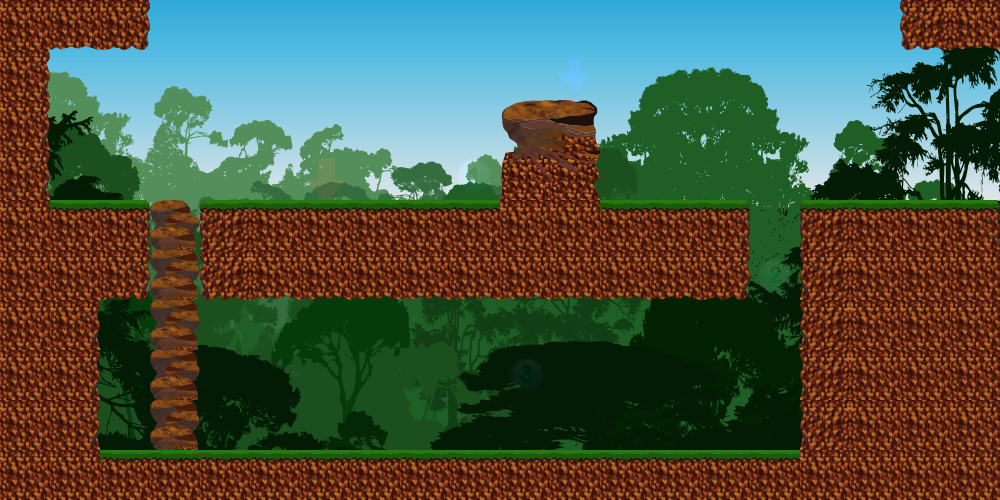

This game map was drawn from its Tiled (.tmx) file and the tilesets committed beside it. A one-line description and the trimmed map source follow:
An orthogonal 20x10 tile map with 50x50 px tiles, 4 tile layers (invisible, back, meio, main), 11 tilesets.

<map version="1.0" orientation="orthogonal" width="20" height="10" tilewidth="50" tileheight="50">
 <tileset firstgid="1" name="spritesheet_tipo2" tilewidth="50" tileheight="50">
  <properties>
   <property name="name" value="ground" />
   <property name="type" value="solid" />
  </properties>
  <image source="../../tilesets/tipo2/spritesheet.png" width="500" height="150" />
  <tile id="1">
   <properties>
    <property name="name" value="ground" />
    <property name="type" value="solid" />
   </properties>
  </tile>
  <tile id="2">
   <properties>
    <property name="name" value="ground" />
    <property name="type" value="solid" />
   </properties>
  </tile>
  <tile id="3">
   <properties>
    <property name="name" value="ground" />
    <property name="type" value="solid" />
   </properties>
  </tile>
  <tile id="4">
   <properties>
    <property name="name" value="ground" />
    <property name="type" value="solid" />
   </properties>
  </tile>
  <tile id="5">
   <properties>
    <property name="name" value="ground" />
    <property name="type" value="solid" />
   </properties>
  </tile>
  <tile id="6">
   <properties>
    <property name="name" value="ground" />
    <property name="type" value="solid" />
   </properties>
  </tile>
  <tile id="7">
   <properties>
    <property name="name" value="ground" />
    <property name="type" value="solid" />
   </properties>
  </tile>
  <tile id="8">
   <properties>
    <property name="name" value="ground" />
    <property name="type" value="solid" />
   </properties>
  </tile>
  <tile id="9">
   <properties>
    <property name="name" value="ground" />
    <property name="type" value="solid" />
   </properties>
  </tile>
  <tile id="10">
   <properties>
    <property name="name" value="ground" />
    <property name="type" value="solid" />
   </properties>
  </tile>
  <tile id="11">
   <properties>
    <property name="name" value="ground" />
    <property name="type" value="solid" />
   </properties>
  </tile>
  <tile id="12">
   <properties>
    <property name="name" value="ground" />
    <property name="type" value="solid" />
   </properties>
  </tile>
  <tile id="13">
   <properties>
    <property name="name" value="ground" />
    <property name="type" value="solid" />
   </properties>
  </tile>
  <tile id="18">
   <properties>
    <property name="name" value="stairsGround" />
    <property name="type" value="solid" />
   </properties>
  </tile>
  <tile id="19">
   <properties>
    <property name="name" value="stairs" />
    <property name="type" value="nonsolid" />
   </properties>
  </tile>
  <tile id="20">
   <properties>
    <property name="name" value="stairs" />
    <property name="type" value="nonsolid" />
   </properties>
  </tile>
  <tile id="21">
   <properties>
    <property name="name" value="stairs" />
    <property name="type" value="nonsolid" />
   </properties>
  </tile>
  <tile id="22">
   <properties>
    <property name="name" value="stairs" />
    <property name="type" value="nonsolid" />
   </properties>
  </tile>
  <tile id="23">
   <properties>
    <property name="name" value="stairs" />
    <property name="type" value="nonsolid" />
   </properties>
  </tile>
  <tile id="24">
   <properties>
    <property name="name" value="stairs" />
    <property name="type" value="nonsolid" />
   </properties>
  </tile>
 </tileset>
 <tileset firstgid="31" name="spritesheet_gizmos" tilewidth="50" tileheight="50">
  <image source="../../tilesets/gizmos/spritesheet.png" width="250" height="50" />
  <tile id="0">
   <properties>
    <property name="name" value="start" />
   </properties>
  </tile>
  <tile id="1">
   <properties>
    <property name="name" value="objective" />
    <property name="type" value="item" />
   </properties>
  </tile>
  <tile id="2">
   <properties>
    <property name="index" value="1" />
    <property name="name" value="star" />
    <property name="type" value="item" />
   </properties>
  </tile>
  <tile id="3">
   <properties>
    <property name="index" value="2" />
    <property name="name" value="star" />
    <property name="type" value="item" />
   </properties>
  </tile>
  <tile id="4">
   <properties>
    <property name="index" value="3" />
    <property name="name" value="star" />
    <property name="type" value="item" />
   </properties>
  </tile>
 </tileset>
 <tileset firstgid="36" name="spritesheet_tipo3" tilewidth="50" tileheight="50">
  <image source="../../tilesets/tipo3/spritesheet.png" width="500" height="150" />
  <tile id="3">
   <properties>
    <property name="name" value="stairsGround" />
    <property name="type" value="solid" />
   </properties>
  </tile>
  <tile id="4">
   <properties>
    <property name="name" value="stairsGround" />
    <property name="type" value="solid" />
   </properties>
  </tile>
  <tile id="5">
   <properties>
    <property name="name" value="ground" />
    <property name="type" value="solid" />
   </properties>
  </tile>
  <tile id="6">
   <properties>
    <property name="name" value="ground" />
    <property name="type" value="solid" />
   </properties>
  </tile>
  <tile id="7">
   <properties>
    <property name="name" value="ground" />
    <property name="type" value="solid" />
   </properties>
  </tile>
  <tile id="8">
   <properties>
    <property name="name" value="ground" />
    <property name="type" value="solid" />
   </properties>
  </tile>
  <tile id="9">
   <properties>
    <property name="name" value="ground" />
    <property name="type" value="solid" />
   </properties>
  </tile>
  <tile id="10">
   <properties>
    <property name="name" value="ground" />
    <property name="type" value="solid" />
   </properties>
  </tile>
  <tile id="11">
   <properties>
    <property name="name" value="ground" />
    <property name="type" value="solid" />
   </properties>
  </tile>
  <tile id="12">
   <properties>
    <property name="name" value="ground" />
    <property name="type" value="solid" />
   </properties>
  </tile>
  <tile id="13">
   <properties>
    <property name="name" value="ground" />
    <property name="type" value="solid" />
   </properties>
  </tile>
  <tile id="14">
   <properties>
    <property name="name" value="ground" />
    <property name="type" value="solid" />
   </properties>
  </tile>
  <tile id="15">
   <properties>
    <property name="name" value="ground" />
    <property name="type" value="solid" />
   </properties>
  </tile>
  <tile id="16">
   <properties>
    <property name="name" value="ground" />
    <property name="type" value="solid" />
   </properties>
  </tile>
  <tile id="20">
   <properties>
    <property name="name" value="stairs" />
    <property name="type" value="nonsolid" />
   </properties>
  </tile>
  <tile id="21">
   <properties>
    <property name="name" value="ground" />
    <property name="type" value="solid" />
   </properties>
  </tile>
  <tile id="22">
   <properties>
    <property name="name" value="ground" />
    <property name="type" value="solid" />
   </properties>
  </tile>
 </tileset>
 <tileset firstgid="66" name="spritesheet_tipo4" tilewidth="50" tileheight="50">
  <image source="../../tilesets/tipo4/spritesheet.png" width="500" height="150" />
  <tile id="0">
   <properties>
    <property name="name" value="ground" />
    <property name="type" value="solid" />
   </properties>
  </tile>
  <tile id="1">
   <properties>
    <property name="name" value="ground" />
    <property name="type" value="solid" />
   </properties>
  </tile>
  <tile id="2">
   <properties>
    <property name="name" value="ground" />
    <property name="type" value="solid" />
   </properties>
  </tile>
  <tile id="3">
   <properties>
    <property name="name" value="ground" />
    <property name="type" value="solid" />
   </properties>
  </tile>
  <tile id="7">
   <properties>
    <property name="name" value="stairsGround" />
    <property name="type" value="solid" />
   </properties>
  </tile>
  <tile id="8">
   <properties>
    <property name="name" value="stairs" />
    <property name="type" value="nonsolid" />
   </properties>
  </tile>
  <tile id="9">
   <properties>
    <property name="name" value="ground" />
    <property name="type" value="solid" />
   </properties>
  </tile>
  <tile id="11">
   <properties>
    <property name="name" value="ground" />
    <property name="type" value="solid" />
   </properties>
  </tile>
  <tile id="12">
   <properties>
    <property name="name" value="ground" />
    <property name="type" value="solid" />
   </properties>
  </tile>
  <tile id="13">
   <properties>
    <property name="name" value="ground" />
    <property name="type" value="solid" />
   </properties>
  </tile>
  <tile id="14">
   <properties>
    <property name="name" value="ground" />
    <property name="type" value="solid" />
   </properties>
  </tile>
  <tile id="15">
   <properties>
    <property name="name" value="ground" />
    <property name="type" value="solid" />
   </properties>
  </tile>
  <tile id="16">
   <properties>
    <property name="name" value="ground" />
    <property name="type" value="solid" />
   </properties>
  </tile>
  <tile id="19">
   <properties>
    <property name="name" value="ground" />
    <property name="type" value="solid" />
   </properties>
  </tile>
  <tile id="20">
   <properties>
    <property name="name" value="ground" />
    <property name="type" value="solid" />
   </properties>
  </tile>
 </tileset>
 <tileset firstgid="96" name="spritesheet_tipo5" tilewidth="50" tileheight="50">
  <image source="../../tilesets/tipo5/spritesheet.png" width="500" height="150" />
  <tile id="0">
   <properties>
    <property name="name" value="ground" />
    <property name="type" value="solid" />
   </properties>
  </tile>
  <tile id="1">
   <properties>
    <property name="name" value="ground" />
    <property name="type" value="solid" />
   </properties>
  </tile>
  <tile id="2">
   <properties>
    <property name="name" value="ground" />
    <property name="type" value="solid" />
   </properties>
  </tile>
  <tile id="3">
   <properties>
    <property name="name" value="stairsGround" />
    <property name="type" value="solid" />
   </properties>
  </tile>
  <tile id="4">
   <properties>
    <property name="name" value="stairs" />
    <property name="type" value="nonsolid" />
   </properties>
  </tile>
  <tile id="5">
   <properties>
    <property name="name" value="ground" />
    <property name="type" value="solid" />
   </properties>
  </tile>
  <tile id="6">
   <properties>
    <property name="name" value="ground" />
    <property name="type" value="solid" />
   </properties>
  </tile>
  <tile id="7">
   <properties>
    <property name="name" value="ground" />
    <property name="type" value="solid" />
   </properties>
  </tile>
 </tileset>
 <tileset firstgid="126" name="fundo_tipo5" tilewidth="50" tileheight="50">
  <image source="../../tilesets/tipo5/fundo.png" width="1000" height="500" />
 </tileset>
 <tileset firstgid="326" name="tronco1_tipo5" tilewidth="50" tileheight="50">
  <image source="../../tilesets/tipo5/tronco1.png" width="150" height="500" />
 </tileset>
 <tileset firstgid="356" name="tronco2_tipo5" tilewidth="50" tileheight="50">
  <image source="../../tilesets/tipo5/tronco2.png" width="150" height="500" />
 </tileset>
 <tileset firstgid="386" name="sobras_tipo5" tilewidth="50" tileheight="50">
  <image source="../../tilesets/tipo5/sobra.png" width="50" height="50" />
  <tile id="0">
   <properties>
    <property name="name" value="ground" />
    <property name="type" value="solid" />
   </properties>
  </tile>
 </tileset>
 <tileset firstgid="387" name="spritesheet_tipo1" tilewidth="50" tileheight="50">
  <image source="../../tilesets/tipo1/spritesheet.png" width="500" height="100" />
  <tile id="0">
   <properties>
    <property name="name" value="ground" />
    <property name="type" value="solid" />
   </properties>
  </tile>
  <tile id="1">
   <properties>
    <property name="name" value="ground" />
    <property name="type" value="solid" />
   </properties>
  </tile>
  <tile id="2">
   <properties>
    <property name="name" value="ground" />
    <property name="type" value="solid" />
   </properties>
  </tile>
  <tile id="3">
   <properties>
    <property name="name" value="ground" />
    <property name="type" value="solid" />
   </properties>
  </tile>
  <tile id="4">
   <properties>
    <property name="name" value="ground" />
    <property name="type" value="solid" />
   </properties>
  </tile>
  <tile id="5">
   <properties>
    <property name="name" value="ground" />
    <property name="type" value="solid" />
   </properties>
  </tile>
  <tile id="6">
   <properties>
    <property name="name" value="ground" />
    <property name="type" value="solid" />
   </properties>
  </tile>
  <tile id="7">
   <properties>
    <property name="name" value="ground" />
    <property name="type" value="solid" />
   </properties>
  </tile>
  <tile id="8">
   <properties>
    <property name="name" value="ground" />
    <property name="type" value="solid" />
   </properties>
  </tile>
  <tile id="10">
   <properties>
    <property name="name" value="stairs" />
    <property name="type" value="nonsolid" />
   </properties>
  </tile>
  <tile id="11">
   <properties>
    <property name="name" value="stairsGround" />
    <property name="type" value="solid" />
   </properties>
  </tile>
  <tile id="14">
   <properties>
    <property name="name" value="ground" />
    <property name="type" value="solid" />
   </properties>
  </tile>
  <tile id="15">
   <properties>
    <property name="name" value="ground" />
    <property name="type" value="solid" />
   </properties>
  </tile>
  <tile id="16">
   <properties>
    <property name="name" value="ground" />
    <property name="type" value="solid" />
   </properties>
  </tile>
  <tile id="17">
   <properties>
    <property name="name" value="ground" />
    <property name="type" value="solid" />
   </properties>
  </tile>
 </tileset>
 <tileset firstgid="407" name="fundo_tipo1" tilewidth="50" tileheight="50">
  <image source="../../tilesets/tipo1/fundo.png" width="1000" height="500" />
 </tileset>
 <layer name="invisible" width="20" height="10">
  <data>[200 cells, 5 non-empty, 5 distinct tile ids]</data>
 </layer>
 <layer name="back" width="20" height="10" opacity="0.92">
  <data>[200 cells, 200 non-empty, 200 distinct tile ids]</data>
 </layer>
 <layer name="meio" width="20" height="10">
  <data>[200 cells, 1 non-empty, 1 distinct tile ids]</data>
 </layer>
 <layer name="main" width="20" height="10">
  <data>[200 cells, 91 non-empty, 15 distinct tile ids]</data>
 </layer>
</map>
